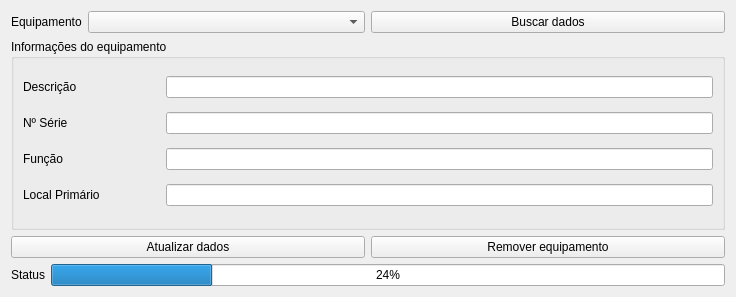
<?xml version="1.0" encoding="UTF-8"?>
<ui version="4.0">
 <class>EditEquipment</class>
 <widget class="QWidget" name="EditEquipment">
  <property name="geometry">
   <rect>
    <x>0</x>
    <y>0</y>
    <width>736</width>
    <height>297</height>
   </rect>
  </property>
  <property name="minimumSize">
   <size>
    <width>736</width>
    <height>297</height>
   </size>
  </property>
  <property name="maximumSize">
   <size>
    <width>736</width>
    <height>297</height>
   </size>
  </property>
  <property name="windowTitle">
   <string>Editar equipamento</string>
  </property>
  <layout class="QVBoxLayout" name="verticalLayout_4">
   <item>
    <layout class="QHBoxLayout" name="horizontalLayout_3">
     <item>
      <layout class="QHBoxLayout" name="horizontalLayout_2">
       <item>
        <widget class="QLabel" name="label">
         <property name="sizePolicy">
          <sizepolicy hsizetype="Preferred" vsizetype="Preferred">
           <horstretch>0</horstretch>
           <verstretch>0</verstretch>
          </sizepolicy>
         </property>
         <property name="text">
          <string>Equipamento</string>
         </property>
        </widget>
       </item>
       <item>
        <widget class="QComboBox" name="cbx_equipments">
         <property name="sizePolicy">
          <sizepolicy hsizetype="Preferred" vsizetype="Fixed">
           <horstretch>1</horstretch>
           <verstretch>0</verstretch>
          </sizepolicy>
         </property>
        </widget>
       </item>
      </layout>
     </item>
     <item>
      <layout class="QHBoxLayout" name="horizontalLayout">
       <item>
        <widget class="QPushButton" name="btn_search_equipment">
         <property name="text">
          <string>Buscar dados</string>
         </property>
         <property name="autoDefault">
          <bool>false</bool>
         </property>
        </widget>
       </item>
      </layout>
     </item>
    </layout>
   </item>
   <item>
    <layout class="QVBoxLayout" name="verticalLayout_2">
     <item>
      <widget class="QGroupBox" name="groupBox">
       <property name="title">
        <string>Informações do equipamento</string>
       </property>
       <layout class="QVBoxLayout" name="verticalLayout_8">
        <item>
         <layout class="QHBoxLayout" name="horizontalLayout_4">
          <item>
           <widget class="QLabel" name="label_2">
            <property name="sizePolicy">
             <sizepolicy hsizetype="Preferred" vsizetype="Preferred">
              <horstretch>1</horstretch>
              <verstretch>0</verstretch>
             </sizepolicy>
            </property>
            <property name="text">
             <string>Descrição</string>
            </property>
           </widget>
          </item>
          <item>
           <widget class="QLineEdit" name="ledit_description">
            <property name="sizePolicy">
             <sizepolicy hsizetype="Preferred" vsizetype="Fixed">
              <horstretch>4</horstretch>
              <verstretch>0</verstretch>
             </sizepolicy>
            </property>
           </widget>
          </item>
         </layout>
        </item>
        <item>
         <layout class="QHBoxLayout" name="horizontalLayout_5">
          <item>
           <widget class="QLabel" name="label_3">
            <property name="sizePolicy">
             <sizepolicy hsizetype="Preferred" vsizetype="Preferred">
              <horstretch>1</horstretch>
              <verstretch>0</verstretch>
             </sizepolicy>
            </property>
            <property name="text">
             <string>Nº Série</string>
            </property>
           </widget>
          </item>
          <item>
           <widget class="QLineEdit" name="ledit_nserie">
            <property name="sizePolicy">
             <sizepolicy hsizetype="Preferred" vsizetype="Fixed">
              <horstretch>4</horstretch>
              <verstretch>0</verstretch>
             </sizepolicy>
            </property>
           </widget>
          </item>
         </layout>
        </item>
        <item>
         <layout class="QHBoxLayout" name="horizontalLayout_6">
          <item>
           <widget class="QLabel" name="label_4">
            <property name="sizePolicy">
             <sizepolicy hsizetype="Preferred" vsizetype="Preferred">
              <horstretch>1</horstretch>
              <verstretch>0</verstretch>
             </sizepolicy>
            </property>
            <property name="text">
             <string>Função</string>
            </property>
           </widget>
          </item>
          <item>
           <widget class="QLineEdit" name="ledit_function">
            <property name="sizePolicy">
             <sizepolicy hsizetype="Preferred" vsizetype="Fixed">
              <horstretch>4</horstretch>
              <verstretch>0</verstretch>
             </sizepolicy>
            </property>
           </widget>
          </item>
         </layout>
        </item>
        <item>
         <layout class="QHBoxLayout" name="horizontalLayout_7">
          <item>
           <widget class="QLabel" name="label_5">
            <property name="sizePolicy">
             <sizepolicy hsizetype="Preferred" vsizetype="Preferred">
              <horstretch>1</horstretch>
              <verstretch>0</verstretch>
             </sizepolicy>
            </property>
            <property name="text">
             <string>Local Primário</string>
            </property>
           </widget>
          </item>
          <item>
           <widget class="QLineEdit" name="ledit_primary_place">
            <property name="sizePolicy">
             <sizepolicy hsizetype="Preferred" vsizetype="Fixed">
              <horstretch>4</horstretch>
              <verstretch>0</verstretch>
             </sizepolicy>
            </property>
           </widget>
          </item>
         </layout>
        </item>
       </layout>
      </widget>
     </item>
    </layout>
   </item>
   <item>
    <layout class="QVBoxLayout" name="verticalLayout">
     <item>
      <layout class="QHBoxLayout" name="horizontalLayout_9">
       <item>
        <widget class="QPushButton" name="btn_update_data">
         <property name="text">
          <string>Atualizar dados</string>
         </property>
        </widget>
       </item>
       <item>
        <widget class="QPushButton" name="btn_remove_equipment">
         <property name="text">
          <string>Remover equipamento</string>
         </property>
        </widget>
       </item>
      </layout>
     </item>
    </layout>
   </item>
   <item>
    <layout class="QHBoxLayout" name="horizontalLayout_8">
     <item>
      <widget class="QLabel" name="label_6">
       <property name="text">
        <string>Status</string>
       </property>
      </widget>
     </item>
     <item>
      <widget class="QProgressBar" name="progress_bar">
       <property name="value">
        <number>24</number>
       </property>
      </widget>
     </item>
    </layout>
   </item>
  </layout>
 </widget>
 <resources/>
 <connections/>
</ui>
